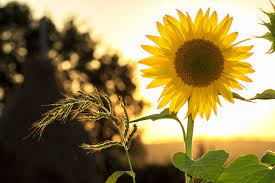
#> input picture resources/sunflower.jpg, 275 x 183 px
$ python histogram.py
#> lines starting #> are read from the running program, lines starting #| are printed output that depends on the picture
import cv2
import numpy as np
from matplotlib import pyplot as plot

# img = np.zeros((200, 200), np.uint8)

img = cv2.imread("resources/sunflower.jpg")
#> img is the input picture: shape (183, 275, 3); mean B, G, R 79.7, 129.6, 147.3

# cv2.rectangle(img, (0,100), (200,200), (255), -1)
# cv2.rectangle(img, (0,50), (100,100), (127), -1)
# plot.hist((img))

b,g,r = cv2.split(img)
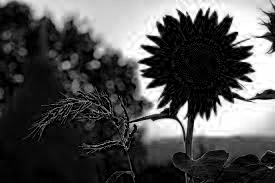
#> b: shape (183, 275); min 0, max 255, mean 79.7
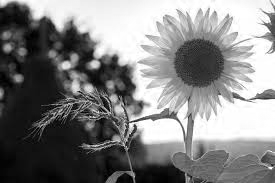
#> g: shape (183, 275); min 0, max 255, mean 129.6
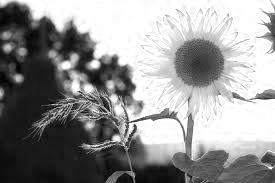
#> r: shape (183, 275); min 0, max 255, mean 147.3

cv2.imshow("Image",img)

plot.hist(b.ravel(), 256, [0, 256])
plot.hist(g.ravel(), 256, [0, 256])
plot.hist(r.ravel(), 256, [0, 256])
plot.show()
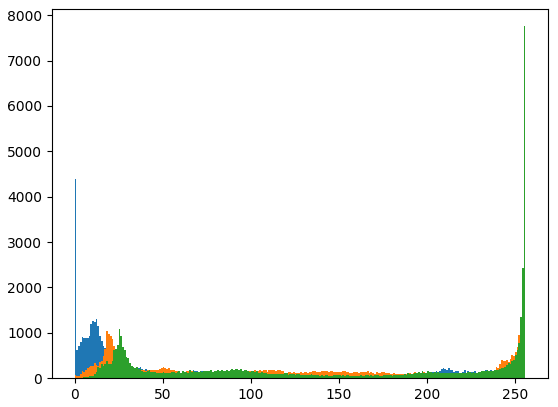
#> figure drawn by matplotlib, 1 panel; tallest bar 4388 high, from x = 0 to 1; tallest bar 2504 high, from x = 255 to 256; tallest bar 7756 high, from x = 255 to 256


cv2.waitKey(0)
cv2.destroyAllWindows()

$ run again, with resources/card.jpg copied over resources/sunflower.jpg
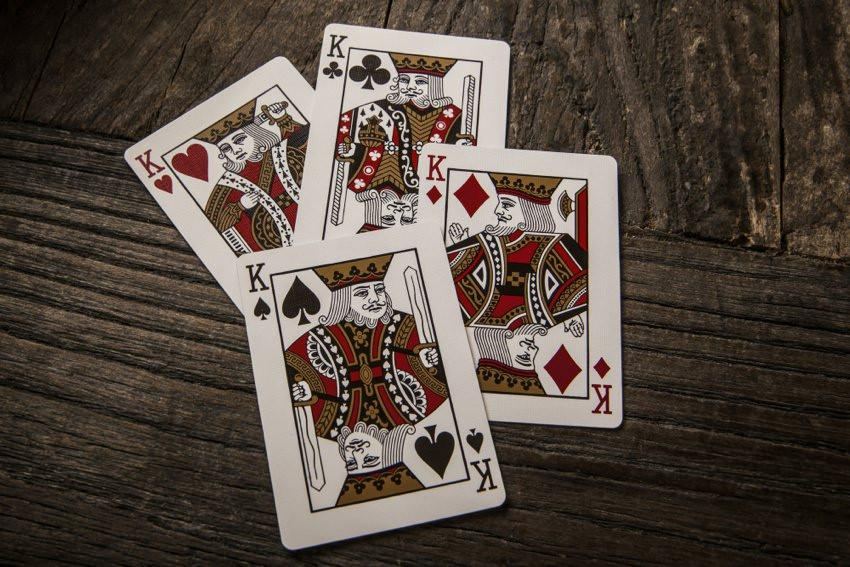
#> input picture resources/card.jpg, 850 x 567 px
#> img is the input picture: shape (567, 850, 3); mean B, G, R 64.7, 73.3, 84.7
#> `b,g,r = cv2.split(img)`:
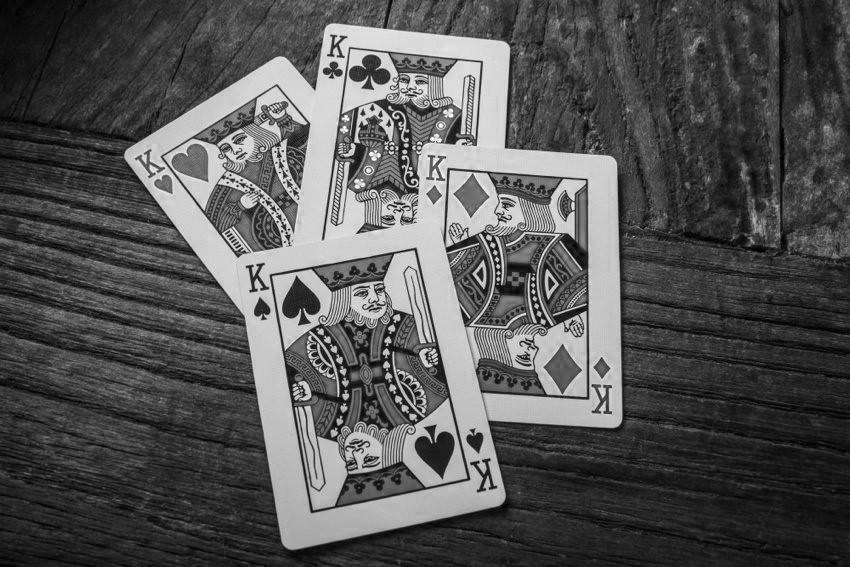
#> r: shape (567, 850); min 0, max 255, mean 84.7
#> `plot.show()`:
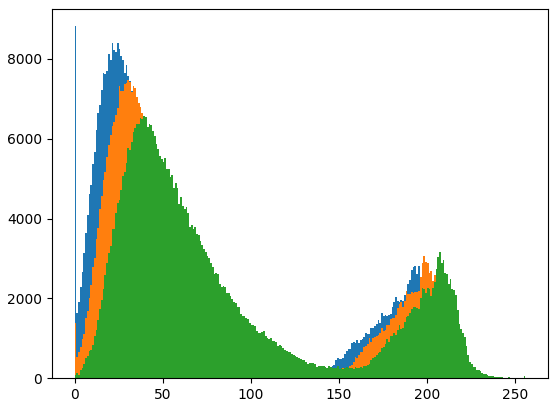
#> figure drawn by matplotlib, 1 panel; tallest bar 8821 high, from x = 0 to 1; tallest bar 7478 high, from x = 30 to 31; tallest bar 6578 high, from x = 39 to 40

$ run again, with resources/karate.jpg copied over resources/sunflower.jpg
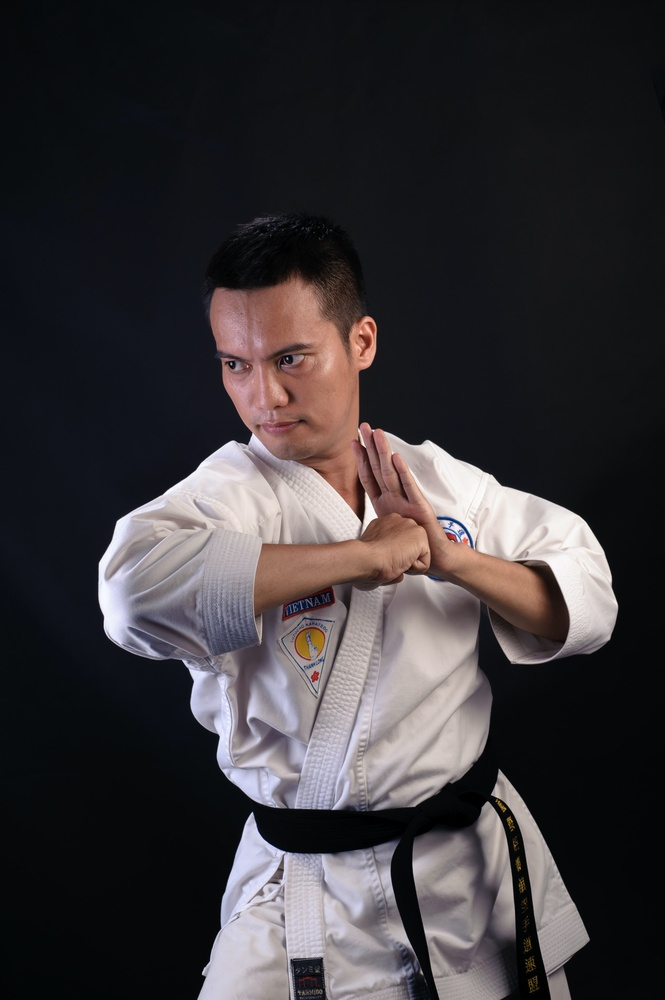
#> input picture resources/karate.jpg, 665 x 1000 px, shrunk from 2832 x 4256 before the run
#> img is the input picture: shape (1000, 665, 3); mean B, G, R 57.6, 54.8, 58.6
#> `b,g,r = cv2.split(img)`:
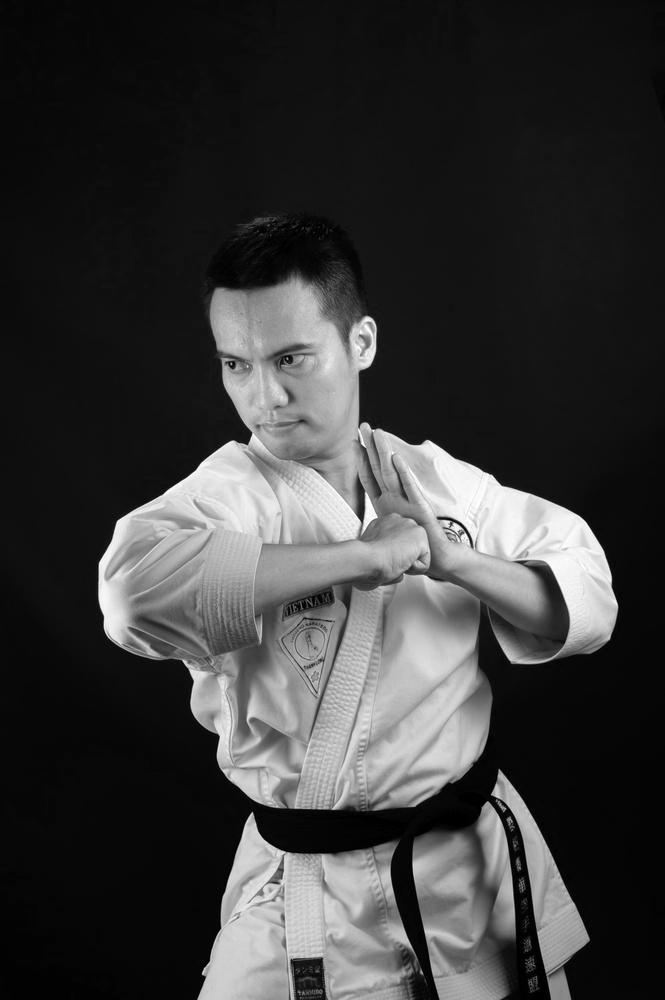
#> r: shape (1000, 665); min 0, max 255, mean 58.6
#> `plot.show()`:
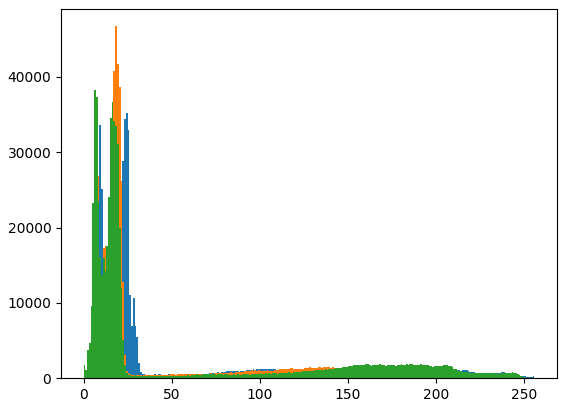
#> figure drawn by matplotlib, 1 panel; tallest bar 35254 high, from x = 24 to 25; tallest bar 46739 high, from x = 18 to 19; tallest bar 38254 high, from x = 6 to 7
